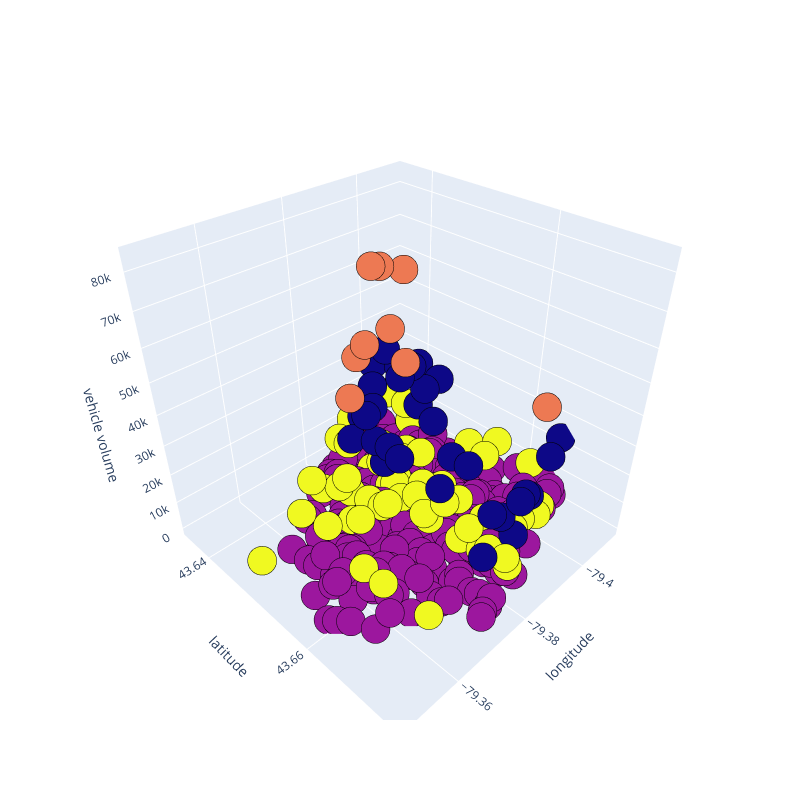

The cell this chart's notebook holds for it:
### Code cell
# 3d scatterplot using plotly
Scene = dict(xaxis = dict(title  = 'longitude'),yaxis = dict(title  = 'latitude'),zaxis = dict(title  = 'vehicle volume'))

# model.labels_ is nothing but the predicted clusters i.e y_clusters
labels = model.labels_
trace = go.Scatter3d(x=x[:, 0], y=x[:, 1], z=x[:, 2], mode='markers',marker=dict(color = labels, size= 10, line=dict(color= 'black',width = 10)))
layout = go.Layout(margin=dict(l=0,r=0),scene = Scene,height = 800,width = 800)
data = [trace]
fig = go.Figure(data = data, layout = layout)
fig.show()

### Figure 1 — Plotly figure (JSON) as saved in the notebook; plotly's stock layout.template omitted (floating-point values rounded to 4 significant figures; data arrays with more than 128 entries replaced by an {"elided": "..."} marker saying what was removed)
{"data": [{"marker": {"color": {"elided": "350 int values"}, "line": {"color": "black", "width": 10}, "size": 10}, "mode": "markers", "type": "scatter3d", "x": {"elided": "350 float values"}, "y": {"elided": "350 float values"}, "z": {"elided": "350 int values"}}], "layout": {"height": 800, "margin": {"l": 0, "r": 0}, "scene": {"xaxis": {"title": {"text": "longitude"}}, "yaxis": {"title": {"text": "latitude"}}, "zaxis": {"title": {"text": "vehicle volume"}}}, "width": 800}}
